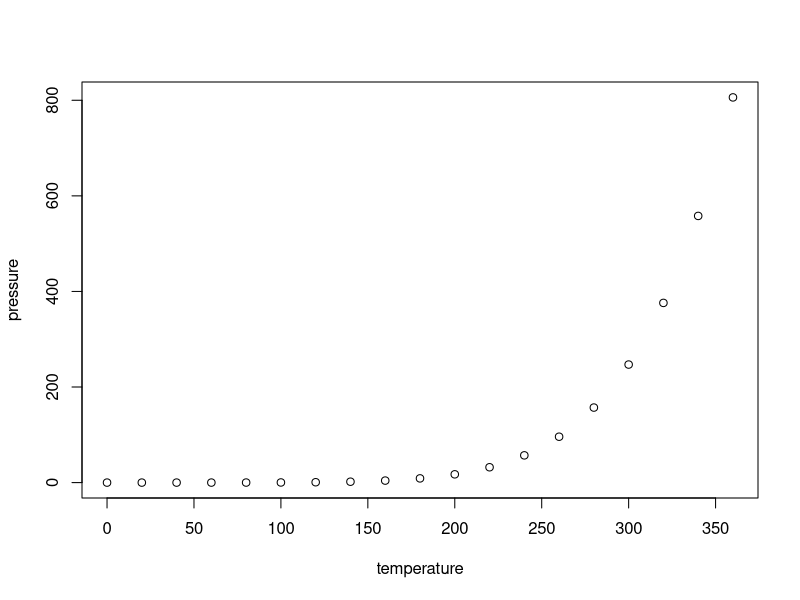
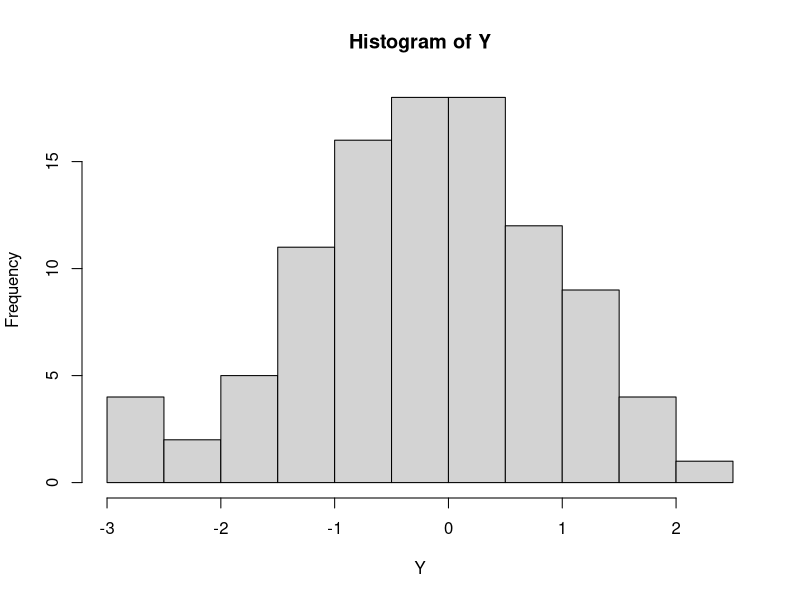

Recreate these plots in R, in order.
## ---- chunk 1
knitr::opts_chunk$set(echo = TRUE)
## ---- chunk 2
summary(cars)
## ---- chunk 3
plot(pressure)
## ---- chunk 4
# sample of size 100
Y<- rnorm( 100)
hist( Y)
